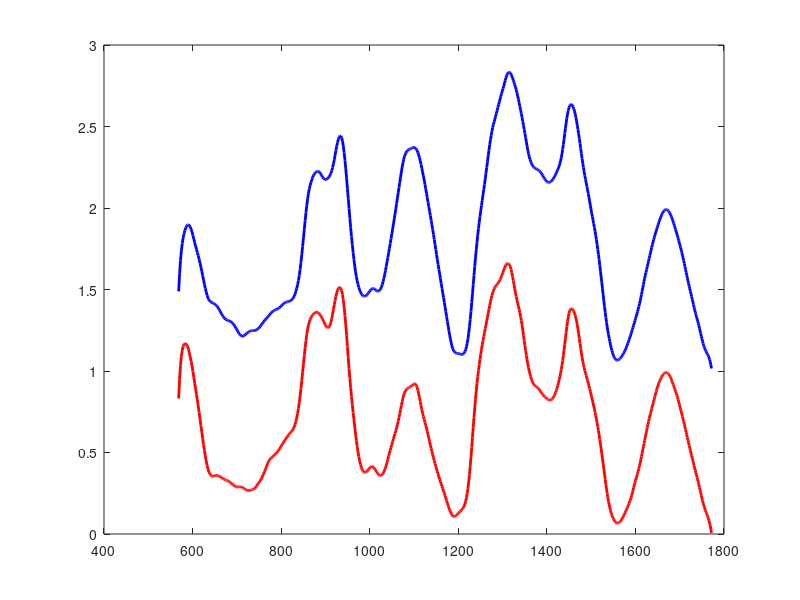

This chart was generated by the following MATLAB code: (Note: this script raises an error after producing the figure.)
clearvars

load('data_matrix_raman_cartilage.mat')

plot_spectra = so1_spectra;
plot_tag = so1_tag;

GAG_so1_time00 = plot_spectra(plot_tag == 1 | plot_tag == 2 | plot_tag == 3, :);
GAG_so1_time03 = plot_spectra(plot_tag == 31 | plot_tag == 33 | plot_tag == 34, :);
GAG_so1_time06 = plot_spectra(plot_tag == 61 | plot_tag == 62 | plot_tag == 63, :);
GAG_so1_time09 = plot_spectra(plot_tag == 91 | plot_tag == 92 | plot_tag == 93, :);

p1 = plot(wav,mean(GAG_so1_time00,1) + 1,'b','Linewidth',2);
hold on
p2 = plot(wav,mean(GAG_so1_time09,1),'r','Linewidth',2);
p1.Color(4) = 0.5;
p2.Color(4) = 0.5;

xlim([602 1797])
% ylim([0 1.6])
set(gca,'Fontsize', 12)
xlabel('Wavenumber (cm^{-1})')
ylabel('Intensity(a.u)')
axis tight
axis square
title('SO1 spectra time 00 and time 09')